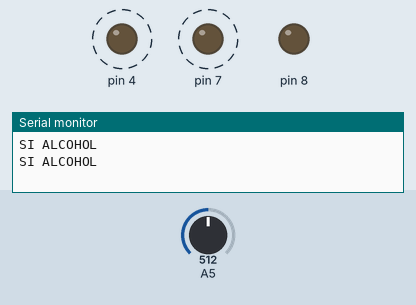
A sketch run on a simulated Arduino Uno, built with avr-gcc and run on an emulated ATmega328P. On the bench: output pins drawn as LEDs (lit = HIGH), the last lines printed to the serial monitor. Dashed ring = blinking. The inputs (shaded band) are chosen by the test bench; at power-on: A5 = 512.

Above: at 2.1 s.
2.2 s: A5 set to 80
5.7 s: A5 set to 69
At 6.35 s:
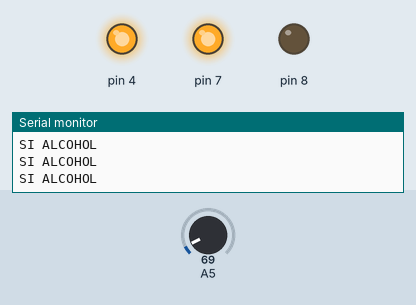
At 7.7 s:
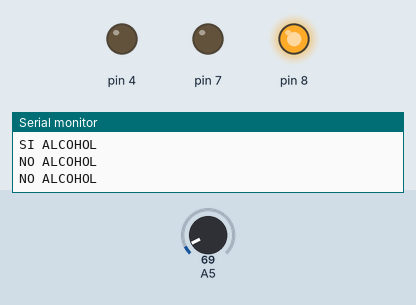
8.0 s: A5 set to 85
At 9.65 s:
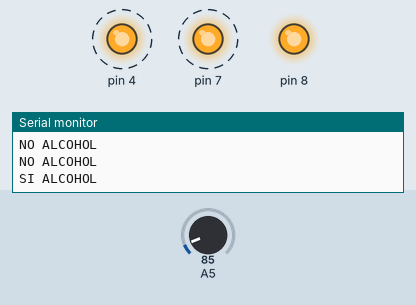
Timing chart, 0 to 18.6 s (numbered marks = the images above; inputs shaded):
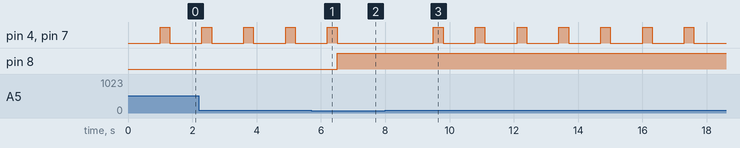

Measured:
- the behaviour switches between 76 and 75 on A5 (found by bisection; images 0 and 1)
- after the input at 5.7 s, pin 4, pin 7: goes on until 6.5 s, then stays LOW; pin 8: LOW → HIGH after 0.80 s
- after the input at 8.0 s, pin 4, pin 7: alternates HIGH for 0.30 s and LOW for 1.0 s, starting after 1.5 s
- by itself, pin 4, pin 7: alternates HIGH for 0.30 s and LOW for 1.0 s

The sketch:

GAS.ino
```cpp
int valorSensor=0;
//declaramos la variable del sensor de tipo int(entero)
void setup() {
Serial.begin(9600);
//Serial.begin(bits por segundo); 9600 es el estandar

pinMode (A5,INPUT);
//pinMode (Número de pin, Si va a enviar señal o recibir); Ponemos INPUT porque va a recibir voltaje
pinMode (7,OUTPUT);
pinMode (8,OUTPUT);
pinMode (4,OUTPUT);
}


void loop(){
valorSensor=analogRead(A5);
//digitalRead=Leer el voltaje digital
//declaramos que el valor del sensor va a ser lo que lea el voltaje
if (valorSensor>75){
  Serial.println("SI ALCOHOL");
  delay(1000);
  digitalWrite (A1,LOW);
  digitalWrite (7,HIGH);
  digitalWrite (4,HIGH);
  delay (300);
  digitalWrite (7,LOW);
  digitalWrite (4,LOW);
}
else{
  Serial.println("NO ALCOHOL");
  digitalWrite (4,LOW);
  digitalWrite (8,HIGH);
  delay(1000);
}
}
```
